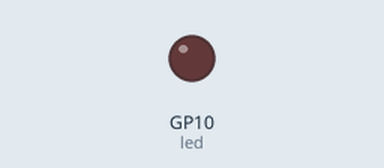
The program below on a simulated Raspberry Pi Pico running MicroPython. Parts: output pins drawn as LEDs (lit = HIGH). Wiring (from the project's diagram.json): RGB LED R on GP10, RGB LED G on GP11, RGB LED B on GP12.

Above: at 0.4 s.
At 2.3 s:
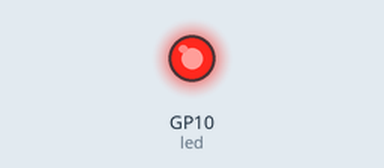
Timing chart, 0 to 6.0 s (numbered marks = the images above):
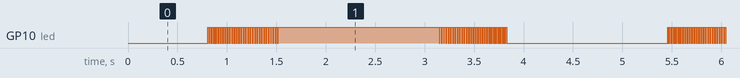

Measured:
- by itself, GP10 (led): repeats every 4.7 s: HIGH 1.6 s, 30 × (LOW 0.01 s, HIGH 0.01 s), LOW 1.6 s, 31 × (HIGH 0.01 s, LOW 0.01 s)

The program:

main.py
```python
from machine import Pin
import time

T_MS = 20
N = 100
STEP_US = T_MS * 1000 // N
DUTY_STEP = 1

led = Pin(10, Pin.OUT)   # 红灯：GP10，串 220Ω


def frame(duty):
    on = duty * N // 100
    for i in range(N):
        led.value(1 if i < on else 0)
        time.sleep_us(STEP_US)


while True:
    for duty in range(0, 101, DUTY_STEP):
        frame(duty)
    for duty in range(100, -1, -DUTY_STEP):
        frame(duty)
```
